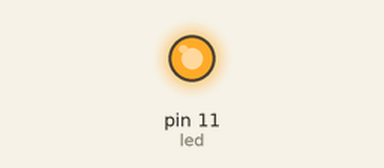
This sketch was run on a simulated Arduino Uno, built with avr-gcc and run on an emulated ATmega328P. On the bench: output pins drawn as LEDs (lit = HIGH).

Above: at 0.05 s.
At 3.0 s:
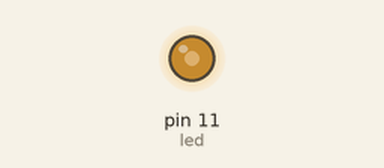
At 6.0 s:
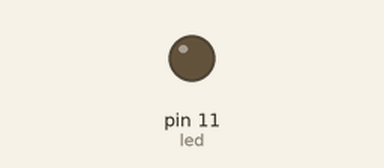
Timing chart, 0 to 7.8 s (numbered marks = the images above):
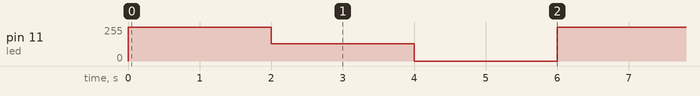

Measured:
- by itself, pin 11 (led): repeats every 6.0 s: 128/255 2.0 s, 0/255 2.0 s, 255/255 2.0 s

The sketch:

proj1_digital_write_LED.ino
```cpp
int led = 11;

void setup() {
  pinMode(led, OUTPUT);  //LED
}

void loop() {

digitalWrite(led, HIGH);
delay(2000);
analogWrite(led,128);
delay(2000);
digitalWrite(led, LOW);
delay(2000);
  }
```
